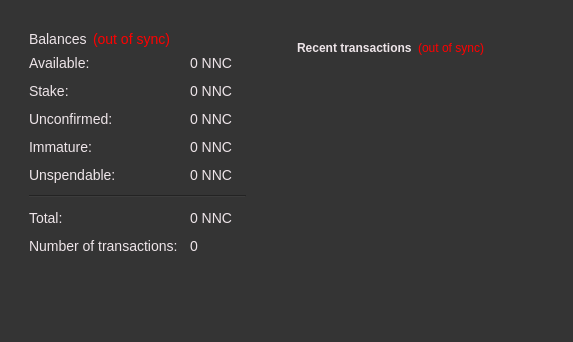
<?xml version="1.0" encoding="UTF-8"?>
<ui version="4.0">
 <class>OverviewPage</class>
 <widget class="QWidget" name="OverviewPage">
  <property name="geometry">
   <rect>
    <x>0</x>
    <y>0</y>
    <width>573</width>
    <height>342</height>
   </rect>
  </property>
  <property name="windowTitle">
   <string>Form</string>
  </property>
  <property name="windowOpacity">
   <double>1.000000000000000</double>
  </property>
  <property name="autoFillBackground">
   <bool>false</bool>
  </property>
  <property name="styleSheet">
   <string notr="true">background:rgb(52,52,52)</string>
  </property>
  <property name="windowFilePath">
   <string/>
  </property>
  <layout class="QHBoxLayout" name="horizontalLayout" stretch="0,0">
   <item>
    <widget class="QFrame" name="frame">
     <property name="styleSheet">
      <string notr="true">background:rgb(52,52,52); color:rgb(238,229,233);</string>
     </property>
     <layout class="QVBoxLayout" name="verticalLayout_2">
      <item>
       <widget class="QFrame" name="frame">
        <property name="styleSheet">
         <string notr="true">font-size:14px</string>
        </property>
        <property name="frameShape">
         <enum>QFrame::NoFrame</enum>
        </property>
        <property name="frameShadow">
         <enum>QFrame::Raised</enum>
        </property>
        <layout class="QVBoxLayout" name="verticalLayout_4">
         <item>
          <layout class="QHBoxLayout" name="horizontalLayout_4">
           <item>
            <widget class="QLabel" name="label_5">
             <property name="font">
              <font>
               <pointsize>-1</pointsize>
              </font>
             </property>
             <property name="text">
              <string>Balances</string>
             </property>
            </widget>
           </item>
           <item>
            <widget class="QLabel" name="labelWalletStatus">
             <property name="toolTip">
              <string>The displayed information may be out of date. Your wallet automatically synchronizes with the Nanotec network after a connection is established, but this process has not completed yet.</string>
             </property>
             <property name="styleSheet">
              <string notr="true">QLabel { color: red; }</string>
             </property>
             <property name="text">
              <string notr="true">(out of sync)</string>
             </property>
             <property name="alignment">
              <set>Qt::AlignLeading|Qt::AlignLeft|Qt::AlignVCenter</set>
             </property>
            </widget>
           </item>
           <item>
            <spacer name="horizontalSpacer_2">
             <property name="orientation">
              <enum>Qt::Horizontal</enum>
             </property>
             <property name="sizeHint" stdset="0">
              <size>
               <width>40</width>
               <height>20</height>
              </size>
             </property>
            </spacer>
           </item>
          </layout>
         </item>
         <item>
          <layout class="QFormLayout" name="formLayout_2">
           <property name="fieldGrowthPolicy">
            <enum>QFormLayout::AllNonFixedFieldsGrow</enum>
           </property>
           <property name="horizontalSpacing">
            <number>12</number>
           </property>
           <property name="verticalSpacing">
            <number>12</number>
           </property>
           <item row="0" column="0">
            <widget class="QLabel" name="labelAvailableText">
             <property name="toolTip">
              <string>Your current available balance</string>
             </property>
             <property name="text">
              <string>Available:</string>
             </property>
            </widget>
           </item>
           <item row="0" column="1">
            <widget class="QLabel" name="labelAvailable">
             <property name="font">
              <font>
               <pointsize>-1</pointsize>
              </font>
             </property>
             <property name="cursor">
              <cursorShape>IBeamCursor</cursorShape>
             </property>
             <property name="toolTip">
              <string>Your current available balance</string>
             </property>
             <property name="text">
              <string notr="true">0 NNC</string>
             </property>
             <property name="alignment">
              <set>Qt::AlignLeading|Qt::AlignLeft|Qt::AlignVCenter</set>
             </property>
             <property name="textInteractionFlags">
              <set>Qt::LinksAccessibleByMouse</set>
             </property>
            </widget>
           </item>
           <item row="1" column="0">
            <widget class="QLabel" name="label_6">
             <property name="toolTip">
              <string>Total of coins that was staked, and do not yet count toward the current balance</string>
             </property>
             <property name="text">
              <string>Stake:</string>
             </property>
            </widget>
           </item>
           <item row="1" column="1">
            <widget class="QLabel" name="labelStake">
             <property name="font">
              <font>
               <pointsize>-1</pointsize>
              </font>
             </property>
             <property name="cursor">
              <cursorShape>IBeamCursor</cursorShape>
             </property>
             <property name="toolTip">
              <string>Total of coins that was staked, and do not yet count toward the current balance</string>
             </property>
             <property name="text">
              <string notr="true">0 NNC</string>
             </property>
             <property name="alignment">
              <set>Qt::AlignLeading|Qt::AlignLeft|Qt::AlignVCenter</set>
             </property>
             <property name="textInteractionFlags">
              <set>Qt::LinksAccessibleByMouse</set>
             </property>
            </widget>
           </item>
           <item row="2" column="0">
            <widget class="QLabel" name="label_3">
             <property name="toolTip">
              <string>Total of transactions that have yet to be confirmed, and do not yet count toward the current balance</string>
             </property>
             <property name="text">
              <string>Unconfirmed:</string>
             </property>
            </widget>
           </item>
           <item row="2" column="1">
            <widget class="QLabel" name="labelUnconfirmed">
             <property name="font">
              <font>
               <pointsize>-1</pointsize>
              </font>
             </property>
             <property name="cursor">
              <cursorShape>IBeamCursor</cursorShape>
             </property>
             <property name="toolTip">
              <string>Total of transactions that have yet to be confirmed, and do not yet count toward the current balance</string>
             </property>
             <property name="text">
              <string notr="true">0 NNC</string>
             </property>
             <property name="alignment">
              <set>Qt::AlignLeading|Qt::AlignLeft|Qt::AlignVCenter</set>
             </property>
             <property name="textInteractionFlags">
              <set>Qt::LinksAccessibleByMouse</set>
             </property>
            </widget>
           </item>
           <item row="3" column="0">
            <widget class="QLabel" name="labelImmatureText">
             <property name="toolTip">
              <string>Mined balance that has not yet matured</string>
             </property>
             <property name="text">
              <string>Immature:</string>
             </property>
            </widget>
           </item>
           <item row="3" column="1">
            <widget class="QLabel" name="labelImmature">
             <property name="font">
              <font>
               <pointsize>-1</pointsize>
              </font>
             </property>
             <property name="toolTip">
              <string>Mined balance that has not yet matured</string>
             </property>
             <property name="text">
              <string notr="true">0 NNC</string>
             </property>
             <property name="alignment">
              <set>Qt::AlignLeading|Qt::AlignLeft|Qt::AlignVCenter</set>
             </property>
             <property name="textInteractionFlags">
              <set>Qt::LinksAccessibleByMouse</set>
             </property>
            </widget>
           </item>
           <item row="4" column="0">
            <widget class="QLabel" name="labelBalanceWatchOnlyText">
             <property name="toolTip">
              <string>Your unspendable balance</string>
             </property>
             <property name="text">
              <string>Unspendable:</string>
             </property>
            </widget>
           </item>
           <item row="4" column="1">
            <widget class="QLabel" name="labelBalanceWatchOnly">
             <property name="font">
              <font>
               <pointsize>-1</pointsize>
              </font>
             </property>
             <property name="cursor">
              <cursorShape>IBeamCursor</cursorShape>
             </property>
             <property name="toolTip">
              <string>Your unspendable balance</string>
             </property>
             <property name="text">
              <string notr="true">0 NNC</string>
             </property>
             <property name="alignment">
              <set>Qt::AlignLeading|Qt::AlignLeft|Qt::AlignVCenter</set>
             </property>
             <property name="textInteractionFlags">
              <set>Qt::LinksAccessibleByMouse</set>
             </property>
            </widget>
           </item>
           <item row="5" column="0" colspan="2">
            <widget class="Line" name="line">
             <property name="maximumSize">
              <size>
               <width>230</width>
               <height>16777215</height>
              </size>
             </property>
             <property name="orientation">
              <enum>Qt::Horizontal</enum>
             </property>
            </widget>
           </item>
           <item row="6" column="0">
            <widget class="QLabel" name="labelTotalText">
             <property name="toolTip">
              <string>Your current total balance</string>
             </property>
             <property name="text">
              <string>Total:</string>
             </property>
            </widget>
           </item>
           <item row="6" column="1">
            <widget class="QLabel" name="labelTotal">
             <property name="font">
              <font>
               <pointsize>-1</pointsize>
              </font>
             </property>
             <property name="toolTip">
              <string>Your current total balance</string>
             </property>
             <property name="text">
              <string notr="true">0 NNC</string>
             </property>
             <property name="alignment">
              <set>Qt::AlignLeading|Qt::AlignLeft|Qt::AlignVCenter</set>
             </property>
             <property name="textInteractionFlags">
              <set>Qt::LinksAccessibleByMouse</set>
             </property>
            </widget>
           </item>
           <item row="7" column="0">
            <widget class="QLabel" name="label_2">
             <property name="toolTip">
              <string>Total number of transactions in wallet</string>
             </property>
             <property name="text">
              <string>Number of transactions:</string>
             </property>
            </widget>
           </item>
           <item row="7" column="1">
            <widget class="QLabel" name="labelNumTransactions">
             <property name="toolTip">
              <string>Total number of transactions in wallet</string>
             </property>
             <property name="text">
              <string notr="true">0</string>
             </property>
            </widget>
           </item>
          </layout>
         </item>
        </layout>
       </widget>
      </item>
      <item>
       <spacer name="verticalSpacer">
        <property name="orientation">
         <enum>Qt::Vertical</enum>
        </property>
        <property name="sizeHint" stdset="0">
         <size>
          <width>20</width>
          <height>40</height>
         </size>
        </property>
       </spacer>
      </item>
     </layout>
    </widget>
   </item>
   <item>
    <widget class="QFrame" name="frame">
     <property name="styleSheet">
      <string notr="true">background:rgb(52,52,52)</string>
     </property>
     <layout class="QVBoxLayout" name="verticalLayout_3">
      <item>
       <widget class="QFrame" name="frame_2">
        <property name="styleSheet">
         <string notr="true">background:rgb(52,52,52); color:rgb(238,229,233);</string>
        </property>
        <property name="frameShape">
         <enum>QFrame::NoFrame</enum>
        </property>
        <property name="frameShadow">
         <enum>QFrame::Raised</enum>
        </property>
        <layout class="QVBoxLayout" name="verticalLayout">
         <item>
          <widget class="QFrame" name="frame">
           <property name="styleSheet">
            <string notr="true">background:rgb(52,52,52)</string>
           </property>
           <layout class="QHBoxLayout" name="horizontalLayout_2">
            <item>
             <widget class="QLabel" name="label_4">
              <property name="text">
               <string>&lt;b&gt;Recent transactions&lt;/b&gt;</string>
              </property>
             </widget>
            </item>
            <item>
             <widget class="QLabel" name="labelTransactionsStatus">
              <property name="toolTip">
               <string>The displayed information may be out of date. Your wallet automatically synchronizes with the Nanotec network after a connection is established, but this process has not completed yet.</string>
              </property>
              <property name="styleSheet">
               <string notr="true">QLabel { color: red; }</string>
              </property>
              <property name="text">
               <string notr="true">(out of sync)</string>
              </property>
              <property name="alignment">
               <set>Qt::AlignRight|Qt::AlignTrailing|Qt::AlignVCenter</set>
              </property>
             </widget>
            </item>
            <item>
             <spacer name="horizontalSpacer">
              <property name="orientation">
               <enum>Qt::Horizontal</enum>
              </property>
              <property name="sizeHint" stdset="0">
               <size>
                <width>40</width>
                <height>20</height>
               </size>
              </property>
             </spacer>
            </item>
           </layout>
          </widget>
         </item>
         <item>
          <widget class="QListView" name="listTransactions">
           <property name="styleSheet">
            <string notr="true">QListView { background: transparent; }</string>
           </property>
           <property name="frameShape">
            <enum>QFrame::NoFrame</enum>
           </property>
           <property name="verticalScrollBarPolicy">
            <enum>Qt::ScrollBarAlwaysOff</enum>
           </property>
           <property name="horizontalScrollBarPolicy">
            <enum>Qt::ScrollBarAlwaysOff</enum>
           </property>
           <property name="selectionMode">
            <enum>QAbstractItemView::NoSelection</enum>
           </property>
          </widget>
         </item>
        </layout>
       </widget>
      </item>
      <item>
       <spacer name="verticalSpacer_2">
        <property name="orientation">
         <enum>Qt::Vertical</enum>
        </property>
        <property name="sizeHint" stdset="0">
         <size>
          <width>20</width>
          <height>40</height>
         </size>
        </property>
       </spacer>
      </item>
     </layout>
    </widget>
   </item>
  </layout>
 </widget>
 <resources/>
 <connections/>
</ui>
